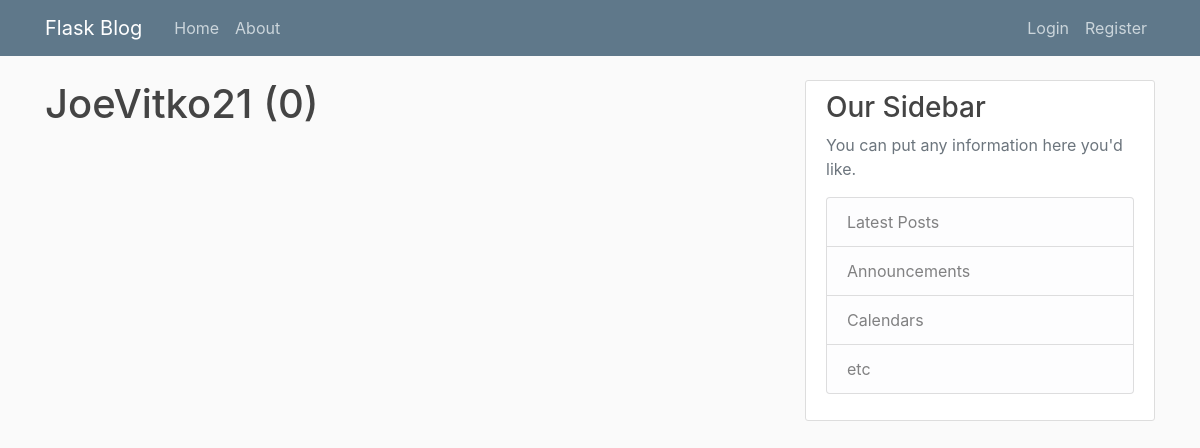
The app's page /user/JoeVitko21, older data.
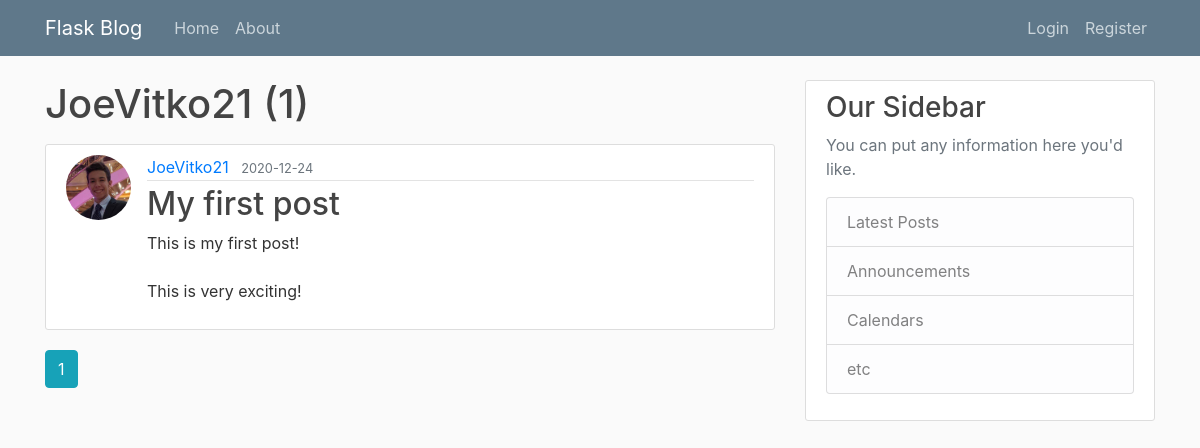
The same page, newer data.
### flaskblog/models.py (models this page shows, shortened)
class User(db.Model, UserMixin):
    id = db.Column(db.Integer, primary_key=True)
    username = db.Column(db.String(20), unique=True, nullable=False)
    email = db.Column(db.String(120), unique=True, nullable=False)
    image_file = db.Column(db.String(20), nullable=False, default='default.jpg')
    password = db.Column(db.String(60), nullable=False)
    posts = db.relationship('Post', backref='author', lazy=True)

class Post(db.Model):
    id = db.Column(db.Integer, primary_key=True)
    title = db.Column(db.String(100), nullable=False)
    date_posted = db.Column(db.DateTime, nullable=False, default=datetime.utcnow)
    content = db.Column(db.Text, nullable=False)
    user_id = db.Column(db.Integer, db.ForeignKey('user.id'), nullable=False)

### flaskblog/routes.py (the view)
@app.route('/user/<string:username>')
def user_posts(username):
    page = request.args.get('page', 1, type=int)
    user = User.query.filter_by(username=username).first_or_404()
    posts = Post.query.filter_by(author=user). \
        order_by(Post.date_posted.desc()) \
        .paginate(per_page=5)
    return render_template('user_posts.html', posts=posts, page=page, user=user)

### flaskblog/templates/user_posts.html
{% extends "layout.html" %}
{% block content %}
    <h1 class="mb-3">{{ user.username }} ({{ posts.total }})</h1>
    {% for post in posts.items %}
        <article class="media content-section">
            <img class="rounded-circle article-img" src="{{ url_for('static', filename='profile_pics/' + post.author.image_file) }}">
            <div class="media-body">
            <div class="article-metadata">
              <a class="mr-2" href="{{ url_for('user_posts', username=post.author.username) }}">{{ post.author.username }}</a>
              <small class="text-muted">{{ post.date_posted.strftime('%Y-%m-%d') }}</small>
            </div>
            <h2><a class="article-title" href="{{ url_for('post', post_id=post.id) }}">{{ post.title }}</a></h2>
            <p class="article-content">{{ post.content }}</p>
          </div>
        </article>
    {% endfor %}
    {% for page_num in posts.iter_pages(left_edge=1, right_edge=1, left_current=1, right_current=2) %}
        {% if page_num %}
            {% if posts.page == page_num %}
            <a class="btn btn-info mb-4" href="{{ url_for('user_posts', page=page_num, username=user.username) }}">{{ page_num }}</a>
            {% else %}
            <a class="btn btn-outline-info mb-4" href="{{ url_for('user_posts', page=page_num, username=user.username) }}">{{ page_num }}</a>
            {% endif %}
        {% else %}
        ...
        {% endif %}
    {% endfor %}
{% endblock content %}

### flaskblog/templates/layout.html (shortened to what this page needs)
<!DOCTYPE html>
<html>
<head>
    <link rel="stylesheet" href="https://maxcdn.bootstrapcdn.com/bootstrap/4.0.0/css/bootstrap.min.css">
    <link rel="stylesheet" type="text/css" href="{{ url_for('static', filename='main.css') }}">
</head>
<body>
    <header class="site-header">
      <nav class="navbar navbar-expand-md navbar-dark bg-steel fixed-top">
        <div class="container">
          <a class="navbar-brand mr-4" href="/">Flask Blog</a>
          <div class="collapse navbar-collapse" id="navbarToggle">
            <div class="navbar-nav mr-auto">
              <a class="nav-item nav-link" href="{{ url_for('home') }}">Home</a>
              <a class="nav-item nav-link" href="{{ url_for('about') }}">About</a>
            </div>
             <div class="navbar-nav">
              {% if current_user.is_authenticated %}
                 <a class="nav-item nav-link" href="{{ url_for('new_post') }}">New Post</a>
                 <a class="nav-item nav-link" href="{{ url_for('account') }}">Account</a>
                 <a class="nav-item nav-link" href="{{ url_for('logout') }}">Logout</a>
              {% else %}
                <a class="nav-item nav-link" href="{{ url_for('login') }}">Login</a>
                <a class="nav-item nav-link" href="{{ url_for('register') }}">Register</a>
              {% endif %}
            </div>
          </div>
        </div>
      </nav>
    </header>
    <main role="main" class="container">
      <div class="row">
        <div class="col-md-8">
            {% block content %}{% endblock %}
        </div>
        <div class="col-md-4">
          <div class="content-section">
            <h3>Our Sidebar</h3>
            <p class='text-muted'>You can put any information here you'd like.
              <ul class="list-group">
                <li class="list-group-item list-group-item-light">Latest Posts</li>
                <li class="list-group-item list-group-item-light">Announcements</li>
                <li class="list-group-item list-group-item-light">Calendars</li>
                <li class="list-group-item list-group-item-light">etc</li>
              </ul>
            </p>
          </div>
        </div>
      </div>
    </main>
</body>
</html>

### flaskblog/static/main.css (style rules this page uses)
body { background: #fafafa; color: #333333; margin-top: 5rem; }
h1, h2, h3, h4, h5, h6 { color: #444444; }
.bg-steel { background-color: #5f788a; }
.site-header .navbar-nav .nav-link { color: #cbd5db; }
.content-section { background: #ffffff; padding: 10px 20px; border: 1px solid #dddddd; border-radius: 3px; margin-bottom: 20px; }
.article-title { color: #444444; }
.article-content { white-space: pre-line; }
.article-img { height: 65px; width: 65px; margin-right: 16px; }
.article-metadata { padding-bottom: 1px; margin-bottom: 4px; border-bottom: 1px solid #e3e3e3 }

Row changes from the older to the newer data that the page shows:
added Post: image_file (picture), author.username "JoeVitko21", date_posted "2020-12-24", title "My first post", content "This is my first post! This is very exciting!"
Text that changed along with them:
{{ posts.total }}: "0" → "1"
new list line: "1"
